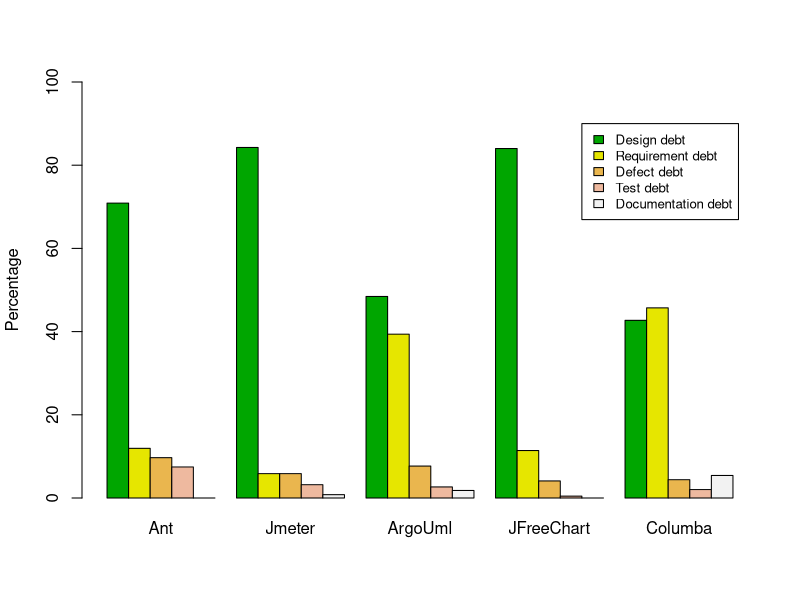

Reproduce this figure in R.

mydata <- data.frame(Ant=c(70.89,11.94,9.7,7.46,0), Jmeter=c(84.26,5.86,5.86,3.2,0.8), ArgoUml=c(48.45,39.38,7.68,2.66,1.81), JFreeChart=c(84.01,11.41,4.10,0.45,0), Columba=c(42.71,45.71,4.40,2.03,5.42))
barplot(as.matrix(mydata),  ylab="Percentage",  ylim=c(0, 100), beside=TRUE, col=terrain.colors(5))
legend(23, 90, c("Design debt", "Requirement debt", "Defect debt","Test debt", "Documentation debt"), cex=0.8, fill=terrain.colors(5))
